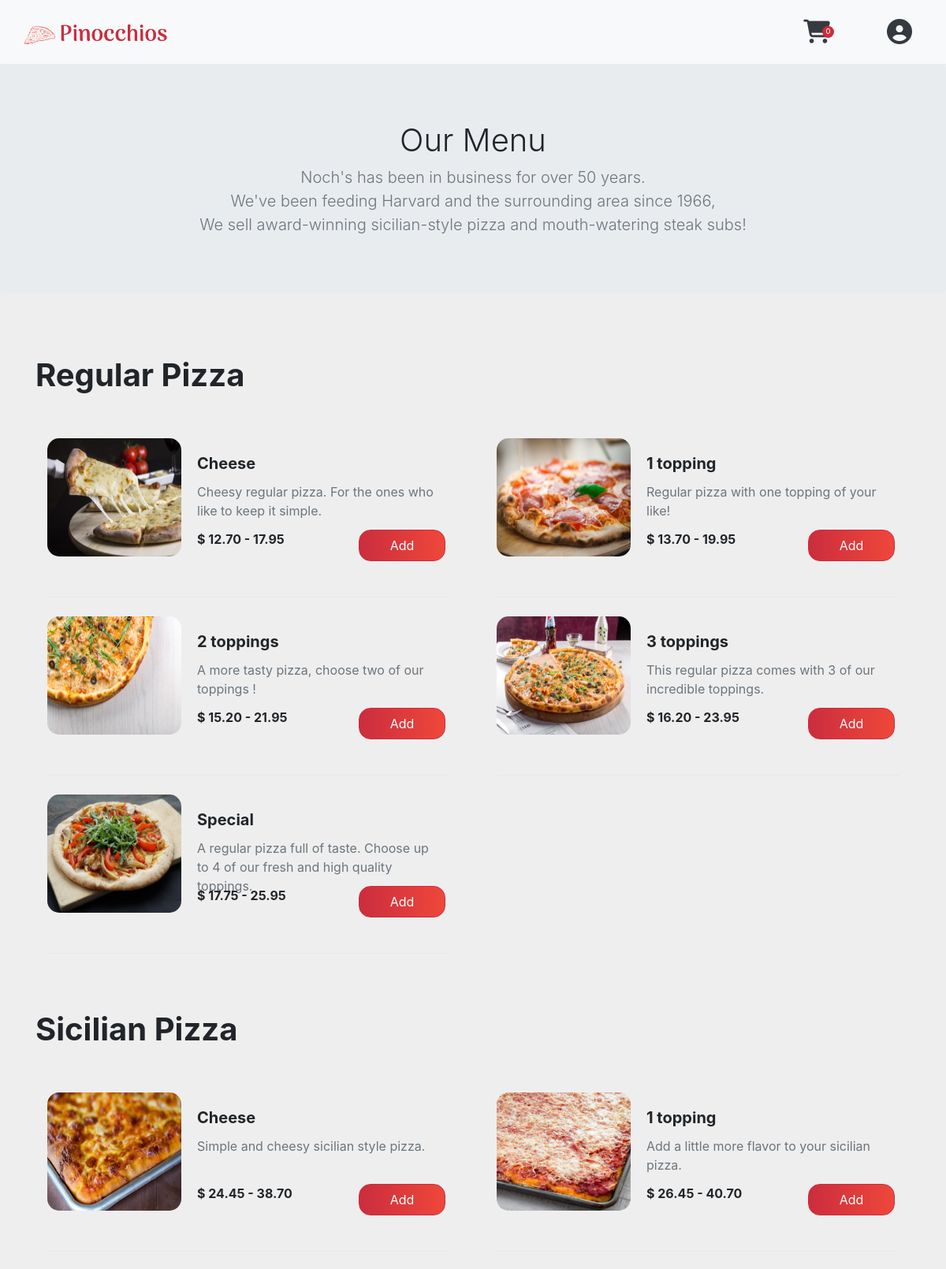
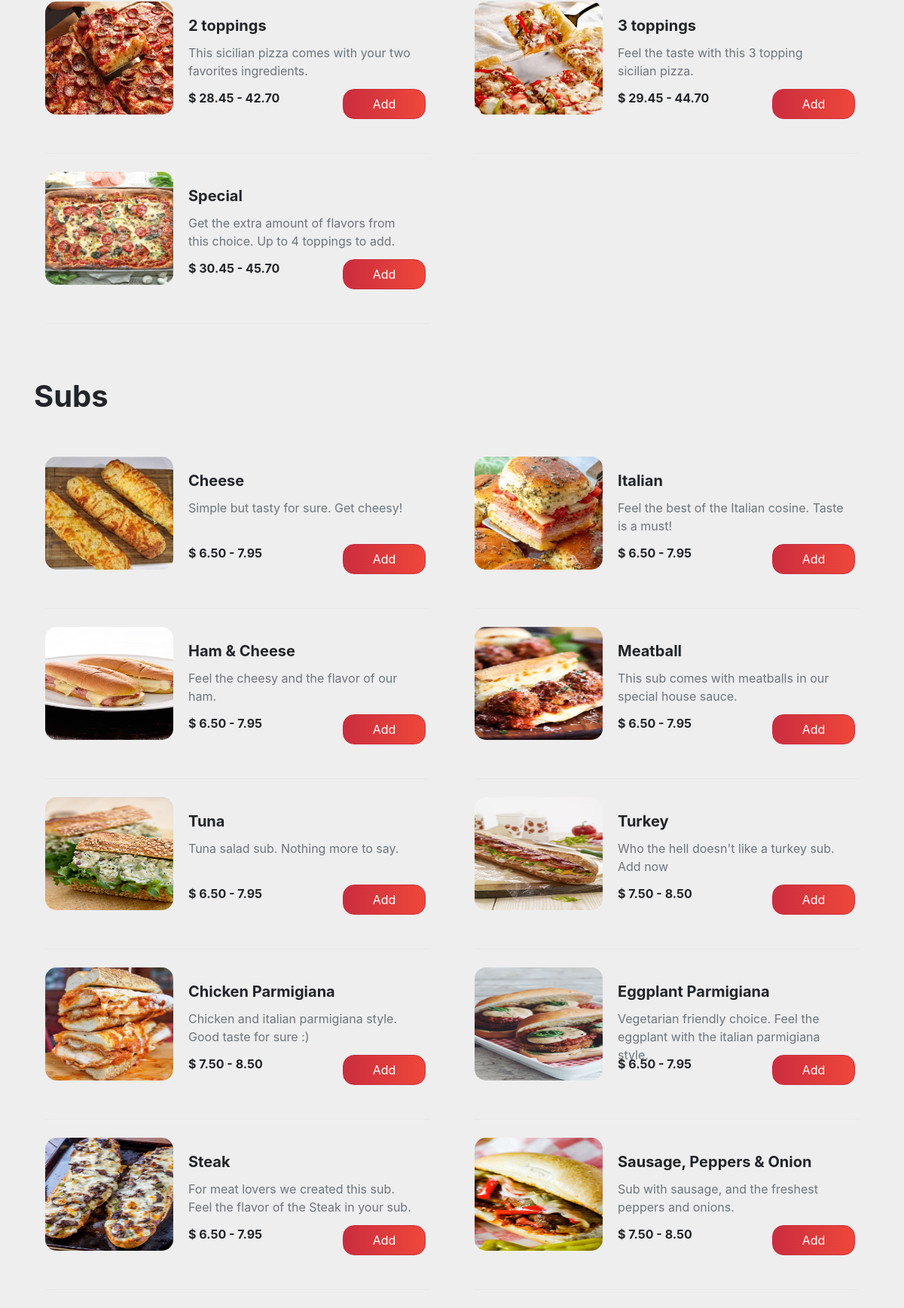
The app's page / (signed in) with its own data (2 pictures, top to bottom).
### orders/models.py (models this page shows, shortened)
class Category(models.Model):
    name = models.CharField(max_length=64)
    def __str__(self):
        return f"{self.name}"

class Product(models.Model):
    name = models.CharField(max_length=64)
    description = models.TextField(blank=True)
    small_price = models.FloatField()
    large_price = models.FloatField()
    category = models.ForeignKey(Category, related_name='options', on_delete=models.CASCADE, blank=True)
    image = models.ImageField(blank=True, null=True, upload_to='products/')
    max_toppings = models.IntegerField(default=0)

### orders/views.py (the view)
# urls.py: path('', index),
def index(request):
    if request.user.is_authenticated:
        categories_objects = Category.objects.all()
        categories = []
        for category in categories_objects:
            c = {}
            c['name'] = category
            c['products'] = []
            for p in category.options.all():
                c['products'].append(p)
            categories.append(c)
        context = {
            "categories" : categories,
            "username" : request.user.username
        }
        return render(request, 'orders/index.html', context=context)
    return redirect('/login')

### orders/templates/orders/index.html (shortened to what this page needs)
{% extends 'orders/base.html' %}
{% load widget_tweaks %}
{% load static %}
{% block content %}
<nav class="navbar navbar-light sticky-top bg-light">
  <div class="container col">
    <a class="navbar-brand" href="/">
      <img src="{% static 'orders/logo2.png' %}" width="auto" height="55" class="d-inline-block align-top" alt="" loading="lazy">
    </a>
  </div>
  <div class="container col-2 col-md-3 col-lg-3 col-xl-2">
    <div class="dropdown">
      <a href="#" class="cart position-relative d-inline-flex dropdown-toggle" aria-label="View your shopping cart" data-toggle="dropdown" aria-haspopup="true" aria-expanded="false" data-reference="parent">
        <i class="fas fa fa-shopping-cart fa-lg"></i>
        <span class="cart-basket d-flex align-items-center justify-content-center">0</span>
      </a>
    </div>
    <div class="dropdown">
      <button id="user-icon-button" type="button" class="btn dropdown-toggle" data-toggle="dropdown" aria-haspopup="true" aria-expanded="false" data-offset="10,20"><i class='fas fa-user-circle'></i></button>
    </div>
  </div>
</nav>
<section class="jumbotron text-center">
  <div class="container">
    <h1 class="my-2">Our Menu</h1>
    <p class="lead text-muted my-2">
      Noch's has been in business for over 50 years.<br> We've been feeding Harvard and the surrounding area since 1966,<br>
      We sell award-winning sicilian-style pizza and mouth-watering steak subs!
    </p>
  </div>
</section>
<section id="menu">
  <div class="container">
    {% for c in categories %}
    <h1 class="py-5"><strong>{{c.name}}</strong></h1>
    <div class="card-deck">
      {%for p in c.products%}
      <div class="product-box col-12 col-sm-6 mb-4 h-100">
        <div class="card" style="max-width: 540px;">
          <div class="row no-gutters">
            <div class="col-4">
              <img src="{{ p.image.url }}" width="150" height="150" class="card-img">
            </div>
            <div class="col-8">
              <div class="card-body">
                <h5 class="card-title"><strong>{{p.name}}</strong></h5>
                <div style="height:60px">
                  <p class="card-text text-muted">{{p.description}}</p>
                </div>
                <div class="row">
                  <p class="card-text col-8"><strong>$ {{p.small_price|floatformat:2}} - {{p.large_price|floatformat:2}}</strong></p>
                  <button style="margin-bottom:0;" class="col-4 product btn btn-primary button" data-product="{{p.id}}" data-toggle="modal" data-target="#staticBackdrop">Add</button>
                </div>
              </div>
            </div>
          </div>
        </div>
      </div>
      {% endfor %}
    </div>
    {% endfor %}
  </div>
</section>
{% endblock %}

### orders/templates/orders/base.html (shortened to what this page needs)
<!DOCTYPE html>
{% load static %}
<html lang="en" dir="ltr">
  <head>
    <link rel="stylesheet" href="https://maxcdn.bootstrapcdn.com/bootstrap/4.0.0/css/bootstrap.min.css">
    <link rel="stylesheet" href="{% static 'orders/master.css' %}">
    <link rel="stylesheet" href="https://cdnjs.cloudflare.com/ajax/libs/font-awesome/4.7.0/css/font-awesome.min.css">
  </head>
  <body>
    {% block content %}
    {% endblock %}
  </body>
</html>

### orders/static/orders/master.css (style rules this page uses)
html, body { height: 100%; background-color: #eeeeee; }
.jumbotron h1 { font-weight: 300; }
.navbar { border-bottom : 1px solid #e5edef; }
.button { border-radius: 15px; background: linear-gradient(to right, #cb2d3e, #ef473a); border-color: #cb2d3e; margin-bottom: 10px; }
a.cart { font-size: 1.5rem; color: #343a40; margin: 15px; }
.cart-basket { font-size: .6rem; position: absolute; top: -6px; right: -5px; width: 15px; height: 15px; color: #fff; background-color: #cb2d3e; border-radius: 50%; }
.dropdown-toggle::after { content: none; }
#user-icon-button { background-color: #f8f9fa; border: none; color: #343a40; font-size: 2rem; cursor: pointer; }
.card { border: none; border-radius: 15px; background-color: #eeeeee; }
.card::after { content: ""; display: block; padding-top: 25px; width: 100%; height: 1px; border-bottom: 1px solid rgba(229, 229, 228, .6); }
.card-img { border-radius: 15px; }

### records on screen
Category: name "Regular Pizza"
Product: image (picture), name "Cheese", description "Cheesy regular pizza. For the ones who like to keep it simple.", small_price "12.70", large_price "17.95"
Product: image (picture), name "1 topping", description "Regular pizza with one topping of your like!", small_price "13.70", large_price "19.95"
Product: image (picture), name "2 toppings", description "A more tasty pizza, choose two of our toppings !", small_price "15.20", large_price "21.95"
Product: image (picture), name "3 toppings", description "This regular pizza comes with 3 of our incredible toppings.", small_price "16.20", large_price "23.95"
Product: image (picture), name "Special", description "A regular pizza full of taste. Choose up to 4 of our fresh and high quality toppings.", small_price "17.75", large_price "25.95"
Category: name "Sicilian Pizza"
Product: image (picture), name "Cheese", description "Simple and cheesy sicilian style pizza.", small_price "24.45", large_price "38.70"
Product: image (picture), name "1 topping", description "Add a little more flavor to your sicilian pizza.", small_price "26.45", large_price "40.70"
Product: image (picture), name "2 toppings", description "This sicilian pizza comes with your two favorites ingredients.", small_price "28.45", large_price "42.70"
Product: image (picture), name "3 toppings", description "Feel the taste with this 3 topping sicilian pizza.", small_price "29.45", large_price "44.70"
Product: image (picture), name "Special", description "Get the extra amount of flavors from this choice. Up to 4 toppings to add.", small_price "30.45", large_price "45.70"
Category: name "Subs"
Product: image (picture), name "Cheese", description "Simple but tasty for sure. Get cheesy!", small_price "6.50", large_price "7.95"
Product: image (picture), name "Italian", description "Feel the best of the Italian cosine. Taste is a must!", small_price "6.50", large_price "7.95"
Product: image (picture), name "Ham & Cheese", description "Feel the cheesy and the flavor of our ham.", small_price "6.50", large_price "7.95"
Product: image (picture), name "Meatball", description "This sub comes with meatballs in our special house sauce.", small_price "6.50", large_price "7.95"
Product: image (picture), name "Tuna", description "Tuna salad sub. Nothing more to say.", small_price "6.50", large_price "7.95"
Product: image (picture), name "Turkey", description "Who the hell doesn't like a turkey sub. Add now", small_price "7.50", large_price "8.50"
Product: image (picture), name "Chicken Parmigiana", description "Chicken and italian parmigiana style. Good taste for sure :)", small_price "7.50", large_price "8.50"
Product: image (picture), name "Eggplant Parmigiana", description "Vegetarian friendly choice. Feel the eggplant with the italian parmigiana style.", small_price "6.50", large_price "7.95"
Product: image (picture), name "Steak", description "For meat lovers we created this sub. Feel the flavor of the Steak in your sub.", small_price "6.50", large_price "7.95"
Product: image (picture), name "Sausage, Peppers & Onion", description "Sub with sausage, and the freshest peppers and onions.", small_price "7.50", large_price "8.50"
